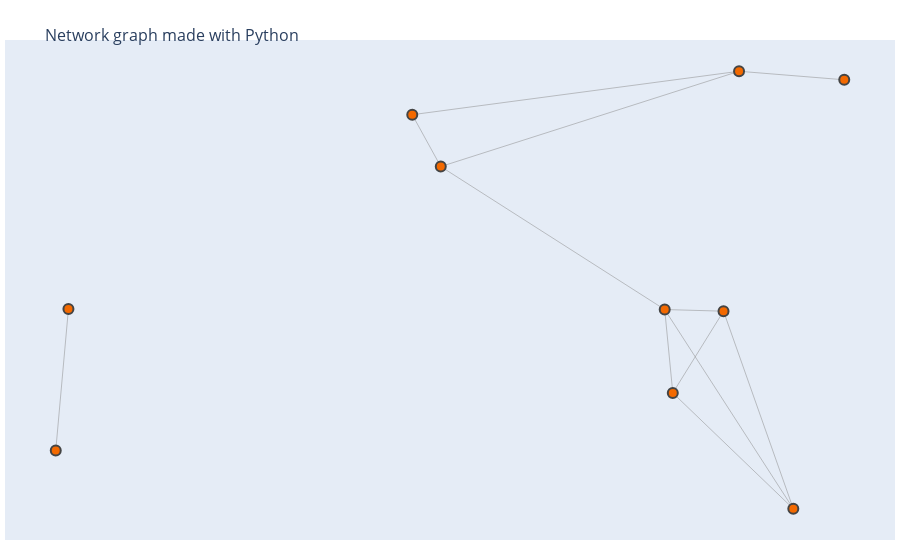

Source (notebook cell):
### Markdown cell above
### Map Basics

### Code cell
map_10 = load_map_10()
show_map(map_10)

### Figure 1 — Plotly figure (JSON) as saved in the notebook; plotly's stock layout.template omitted (floating-point values rounded to 4 significant figures)
{"data": [{"hoverinfo": "none", "line": {"color": "#888", "width": 0.5}, "mode": "lines", "type": "scatter", "x": [0.7799, 0.4625, null, 0.7799, 0.882, null, 0.7799, 0.4902, null, 0.7648, 0.8326, null, 0.7648, 0.7077, null, 0.7648, 0.7155, null, 0.7155, 0.8326, null, 0.7155, 0.7077, null, 0.7077, 0.4902, null, 0.7077, 0.8326, null, 0.4902, 0.4625, null, 0.1162, 0.1285, null], "y": [0.6923, 0.6258, null, 0.6923, 0.6792, null, 0.6923, 0.5465, null, 0.3253, 0.02311, null, 0.3253, 0.3278, null, 0.3253, 0.2003, null, 0.2003, 0.02311, null, 0.2003, 0.3278, null, 0.3278, 0.5465, null, 0.3278, 0.02311, null, 0.5465, 0.6258, null, 0.1124, 0.3286, null]}, {"hoverinfo": "text", "marker": {"color": [0, 0, 0, 0, 0, 0, 0, 0, 0, 0], "colorbar": {"thickness": 15, "title": {"side": "right", "text": "Node Connections"}, "xanchor": "left"}, "colorscale": [[0, "rgb(0, 0, 0)"], [0.3333, "rgb(230,0,0)"], [0.6667, "rgb(255,210,0)"], [1, "rgb(255,255,255)"]], "line": {"width": 2}, "reversescale": true, "showscale": false, "size": 10}, "mode": "markers", "text": ["Intersection 0<br>Neighbors: 7, 6, 5", "Intersection 1<br>Neighbors: 4, 3, 2", "Intersection 2<br>Neighbors: 1, 4, 3", "Intersection 3<br>Neighbors: 1, 2, 5, 4", "Intersection 4<br>Neighbors: 1, 2, 3", "Intersection 5<br>Neighbors: 0, 3, 7", "Intersection 6<br>Neighbors: 0", "Intersection 7<br>Neighbors: 0, 5", "Intersection 8<br>Neighbors: 9", "Intersection 9<br>Neighbors: 8"], "type": "scatter", "x": [0.7799, 0.7648, 0.7155, 0.7077, 0.8326, 0.4902, 0.882, 0.4625, 0.1162, 0.1285], "y": [0.6923, 0.3253, 0.2003, 0.3278, 0.02311, 0.5465, 0.6792, 0.6258, 0.1124, 0.3286]}], "layout": {"autosize": true, "hovermode": "closest", "margin": {"b": 20, "l": 5, "r": 5, "t": 40}, "showlegend": false, "title": {"font": {"size": 16}, "text": "<br>Network graph made with Python"}, "xaxis": {"autorange": true, "range": [0.06828, 0.93], "showgrid": false, "showticklabels": false, "type": "linear", "zeroline": false}, "yaxis": {"autorange": true, "range": [-0.03211, 0.7475], "showgrid": false, "showticklabels": false, "type": "linear", "zeroline": false}}}
